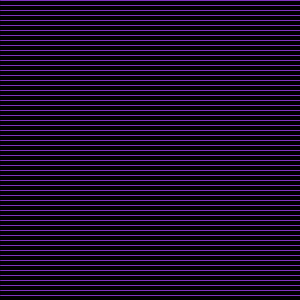
Frame 1 (no input)
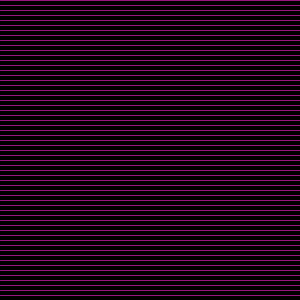
Frame 60 (the mouse pressed at the canvas centre just before this capture)
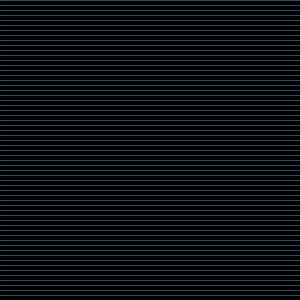
Frame 120 (the mouse held since frame 60 and released just before this capture)

The Processing sketch that drew these frames (run headless with seeded random() and noise(); from frame 60 on, the mouse is pressed at the canvas centre):

// Processing sketch: processing_162650
// ── processing_162650.pde

int r;                 //I was having trouble with for loops
int g;                 //I ended up having coding more, oops
int b;                 //So I sat down and did this extra credit thing
int butX = 0;          //"google and yahoo suck. there i said it" - bing
int butY = 0;          //"credit thing" is hard to find a rhyme for
int butX2 = 75;        //so is the end of that last line, bologna
int butY2 = 25;


void setup() {
  size(300, 300);
  background(0);
}


void draw() {
  r = (int) random(200);
  g =(int) random(200);
  b = (int)random(200);

  stroke(r, g, b);

  for (int i = 0; i < 300; i = i+5) {
    line(0, i, 300, i);
 
  }
}
